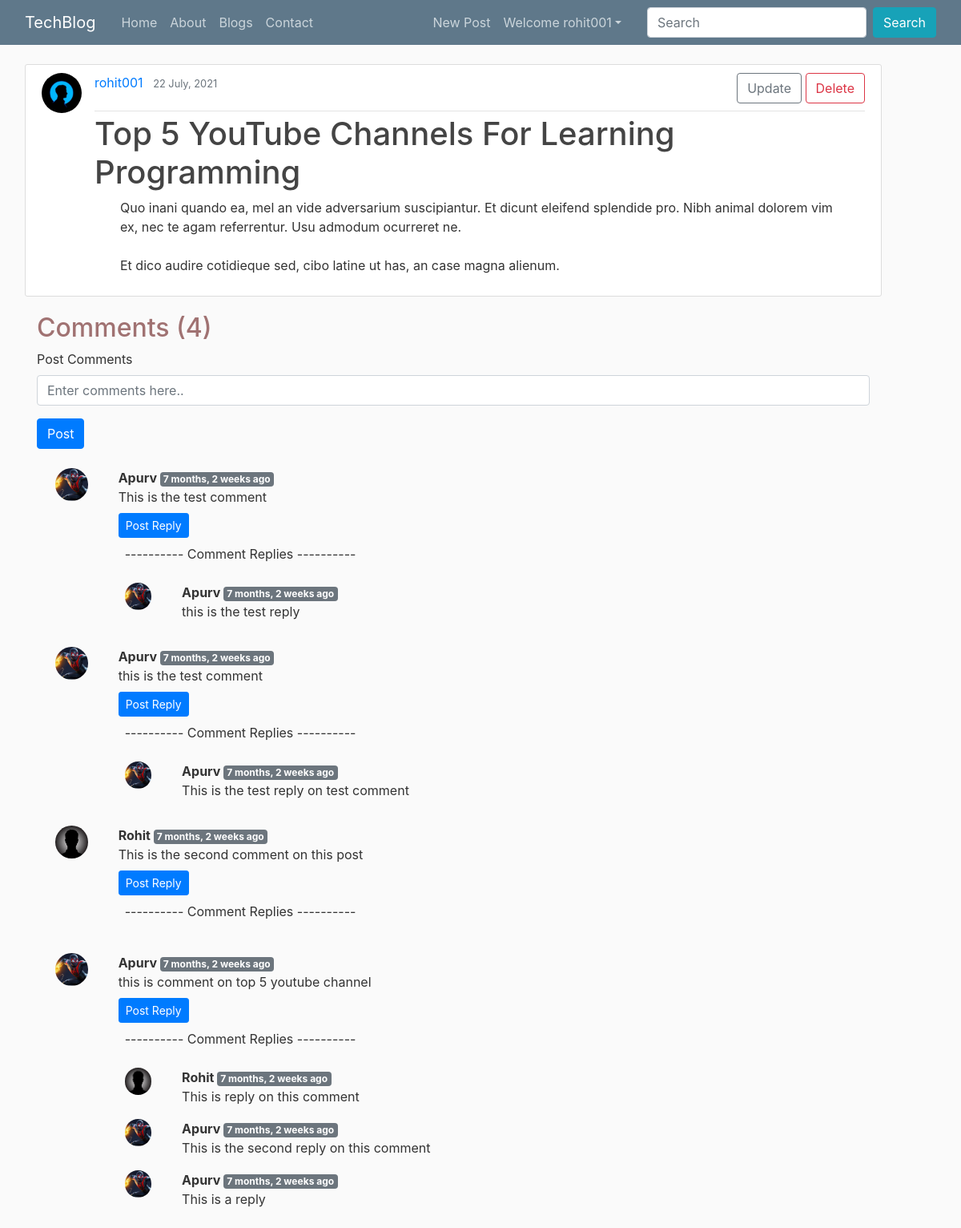
The app's page /post/46 (signed in) with its own data.
### blog/models.py (models this page shows, shortened)
class Post(models.Model):
    title = models.CharField(max_length=100)
    content = models.TextField()
    date_posted = models.DateTimeField(default=timezone.now)
    author = models.ForeignKey(User, on_delete=models.CASCADE)

class BlogComment(models.Model):
    sno = models.AutoField(primary_key=True)
    comment = models.TextField()
    user = models.ForeignKey(User, on_delete=models.CASCADE)
    post = models.ForeignKey(Post, on_delete=models.CASCADE)
    parent = models.ForeignKey('self', on_delete=models.CASCADE, null=True)
    timestamp = models.DateTimeField(default=timezone.now)

### users/models.py (models this page shows, shortened)
class profile(models.Model):
    User = models.OneToOneField(User, on_delete=models.CASCADE)
    image = models.ImageField(default = "default.jpg", upload_to='profile_pics')

### blog/views.py (the view)
# urls.py: path('post/<int:pk>', views.PostDetailView, name='post-detail'),
def PostDetailView(request, pk):
    model = Post
    template_name = 'blog/Post_Detail.html'
    context_object_name = 'posts'
    post = Post.objects.get(pk=pk)
    user = request.user
    comments =  BlogComment.objects.filter(post=post, parent=None).order_by('-timestamp')
    replies =  BlogComment.objects.filter(post=post).exclude(parent=None).order_by('-timestamp')
    replyDict = {}
    for reply in replies:
        if reply.parent.sno not in replyDict.keys():
            replyDict[reply.parent.sno] = [reply]
        else:
            replyDict[reply.parent.sno].append(reply)
    context = {
        'post': post,
        'comments': comments,
        'user': user,
        'replyDict': replyDict
    }
    return render(request, 'blog/Post_Detail.html', context)

### blog/templatetags/extras.py (called while the page is built)
@register.filter(name='get_val')
def get_val(dict, key):
    return dict.get(key)

### blog/templates/blog/Post_Detail.html (shortened to what this page needs)
{% extends "blog/base.html" %} {% block content %}
{% load humanize %}
{% load extras %}
<article class="media content-section">
  <img class="article-img rounded-circle" src="{{ post.author.profile.image.url }}" alt="" />
  <div class="media-body">
    <div class="article-metadata d-flex justify-content-between">
      <div>
        <a class="mr-2" href="{% url 'user-posts' post.author.username %}">{{ post.author }}</a>
        <small class="text-muted">{{ post.date_posted|date:'d F, Y' }}</small>
      </div>
      {% if post.author == user %}
      <div>
        <a href="{% url 'post-update' post.id %}" class="btn mb-2 btn-outline-secondary">Update</a>
        <a href="{% url 'post-delete' post.id %}" class="btn mb-2 btn-outline-danger">Delete</a>
      </div>
      {% endif %}
    </div>
    <h1 class="article-title">{{ post.title }}</h1>
    <div class="mx-3">
    <p class="article-content ml-3">{{ post.content | safe }}</p>
  </div>
  </div>
</article>
<div class="container">
  <h2>Comments ({{ comments.count }})</h2>
  <div class="my-2">
    {% if user.is_authenticated %}
    <form action="/postComment/" method="POST">
      <div class="form-group">
        <label for="comment">Post Comments</label>
        <input type="text" name="comment" id="comment" class="form-control" placeholder="Enter comments here..">
      </div>
      <button type="submit" class="btn btn-primary">Post</button>
    </form>
    {% else %}
    <p class="fs-5">--- Please login to post a comment ---</p>
    {% endif %}
    {% for comment in comments %}
    <div class="row my-3 mx-0">
      <div class="col-md-1">
        <img class="rounded-circle mx-auto d-block w-100 p-2" src="{{ comment.user.profile.image.url  }}"
          alt="userimage">
      </div>
      <div class="col-md-11 mt-2">
        <b>{{ comment.user.username }} </b><span class="pl-1 badge bg-secondary">
          {{ comment.timestamp | naturaltime }} </span>
        <div>{{ comment.comment }}</div>
        <div class="reply mx-0 my-2">
          {% if user.is_authenticated %}
          <button class="btn btn-sm btn-primary" type="button" data-bs-toggle="collapse"
            data-bs-target="#replyBox{{ comment.sno }}" aria-expanded="false" aria-controls="replyBox{{ comment.sno }}">
            Post Reply
          </button>
          {% else %}
          <button class="btn btn-sm btn-primary mt-2" data-bs-toggle="collapse" href="#replyBox{{comment.sno}}"
            role="button" aria-expanded="false" aria-controls="replyBox{{comment.sno}}" disabled>
            Login to Reply
          </button>
          {% endif %}
          <p class="fs-6 mt-2 ml-2">---------- Comment Replies ----------</p>
          <div class="replies my-2 mx-0">
            {% for reply in replyDict|get_val:comment.sno %}
            <div class="row my-2">
              <div class="col-md-1">
                <img class="rounded-circle mx-auto d-block w-100 p-2" src="{{ reply.user.profile.image.url  }}"
                  alt="userimage">
              </div>
              <div class="col-md-11 mt-2">
                <b>{{ reply.user.username }} </b><span class="pl-1 badge bg-secondary">
                  {{ reply.timestamp | naturaltime }} </span>
                <div>{{ reply.comment }}</div>
              </div>
            </div>
            {% endfor %}
          </div>
        </div>
      </div>
    </div>
    {% endfor %}
  </div>
</div>
{% endblock content %}

### blog/templates/blog/base.html (shortened to what this page needs)
{% load static %}
{% load humanize %}
<!DOCTYPE html>
<html>
<head>
  <link rel="stylesheet" href="https://stackpath.bootstrapcdn.com/bootstrap/4.5.2/css/bootstrap.min.css"
>
  <link href="https://cdn.jsdelivr.net/npm/bootstrap@5.1.0/dist/css/bootstrap.min.css" rel="stylesheet"
>
  <link rel="stylesheet" href="https://cdn.jsdelivr.net/npm/bootstrap@4.6.0/dist/css/bootstrap.min.css"
>
  <link rel="stylesheet" type="text/css" href="{% static 'blog/css/main.css' %}">
</head>
<body>
  <header class="site-header">
    <nav class="navbar navbar-expand-md navbar-dark bg-steel fixed-top">
      <div class="container">
        <a class="navbar-brand mr-4" href="{% url 'home' %}">TechBlog</a>
        <div class="collapse navbar-collapse" id="navbarToggle">
          <div class="navbar-nav mr-auto">
            <a class="nav-item nav-link {% block indexactive %} {% endblock indexactive %}"
              href="{% url 'home' %}">Home</a>
            <a class="nav-item nav-link {% block aboutactive %} {% endblock aboutactive %}"
              href="{% url 'blog-about' %}">About</a>
            <a class="nav-item nav-link  {% block homeactive %} {% endblock homeactive %}"
              href="{% url 'blog-home' %}">Blogs</a>
            <a class="nav-item nav-link {% block contactactive %} {% endblock contactactive %}"
              href="{% url 'blog-contact' %}">Contact</a>
          </div>
          <div class="navbar-nav navsearch">
            {% if user.is_authenticated %}
            <a class="nav-item nav-link {% block newpostactive %} {% endblock newpostactive %}"
              href="{% url 'post-create' %}">New Post</a>
            <ul class="navbar-nav mr-2">
              <li class="nav-item dropdown">
                <a class="nav-link dropdown-toggle" href='#' id="navbarDropdown" role="button" data-toggle="dropdown">
                  Welcome {{request.user}}</a>
              </li>
            </ul>
            {% else %}
            <a class="nav-item nav-link {% block loginactive %} {% endblock loginactive %}"
              href="{% url 'login' %}">Login</a>
            <a class="nav-item nav-link {% block registeractive %} {% endblock registeractive %}"
              href="{% url 'register' %}">Register</a>
            {% endif %}
            <form class="form-inline ml-3" methd="get" action="/search">
              <input class="form-control mr-sm-2" type="search" placeholder="Search" aria-label="Search" name="query"
                id="query">
              <button class="btn btn-info my-2 my-sm-0" type="submit">Search</button>
            </form>
          </div>
        </div>
      </div>
    </nav>
  </header>
  <main role="main" class="container">
    <div class="row">
      <div class="col-md-11 mx-3">
        {% block content %}{% endblock %}
      </div>
    </div>
  </main>
</body>
</html>

### blog/static/blog/css/main.css (style rules this page uses)
body { background: #fafafa; color: #333333; margin-top: 5rem; }
h1, h2, h3, h4, h5, h6 { color: #a07272; }
ul { margin: 0; }
.container { max-width: 1200px; }
.bg-steel { background-color: #5f788a; }
.site-header .navbar-nav .nav-link { color: #cbd5db; }
.content-section { background: #ffffff; padding: 10px 20px; border: 1px solid #dddddd; border-radius: 3px; margin-bottom: 20px; }
.article-title { color: #444444; }
.article-content { white-space: pre-line; }
.article-img { height: 50px; width: 50px; margin-right: 16px; }
.article-metadata { padding-bottom: 1px; margin-bottom: 4px; border-bottom: 1px solid #e3e3e3 }

### records on screen
Post: author.profile.image (placeholder picture), author "rohit001", date_posted "22 July, 2021", title "Top 5 YouTube Channels For Learning Programming", content "Quo inani quando ea, mel an vide adversarium suscipiantur. Et dicunt eleifend splendide pro. Nibh animal dolorem vim ex, nec te agam referrentur. Usu admodum ocurreret ne. Et dico audire cotidieque sed, cibo latine ut has, an case magna alienum."
BlogComment: user.profile.image (picture), user.username "Apurv", timestamp "7 months, 2 weeks ago", comment "This is the test comment"
BlogComment: user.profile.image (picture), user.username "Apurv", timestamp "7 months, 2 weeks ago", comment "this is the test reply"
BlogComment: user.profile.image (picture), user.username "Apurv", timestamp "7 months, 2 weeks ago", comment "this is the test comment"
BlogComment: user.profile.image (picture), user.username "Apurv", timestamp "7 months, 2 weeks ago", comment "This is the test reply on test comment"
BlogComment: user.profile.image (placeholder picture), user.username "Rohit", timestamp "7 months, 2 weeks ago", comment "This is the second comment on this post"
BlogComment: user.profile.image (picture), user.username "Apurv", timestamp "7 months, 2 weeks ago", comment "this is comment on top 5 youtube channel"
BlogComment: user.profile.image (placeholder picture), user.username "Rohit", timestamp "7 months, 2 weeks ago", comment "This is reply on this comment"
BlogComment: user.profile.image (picture), user.username "Apurv", timestamp "7 months, 2 weeks ago", comment "This is the second reply on this comment"
BlogComment: user.profile.image (picture), user.username "Apurv", timestamp "7 months, 2 weeks ago", comment "This is a reply"

### other values on screen
{{ request.user }} "rohit001"
{{ comments.count }} "4"
